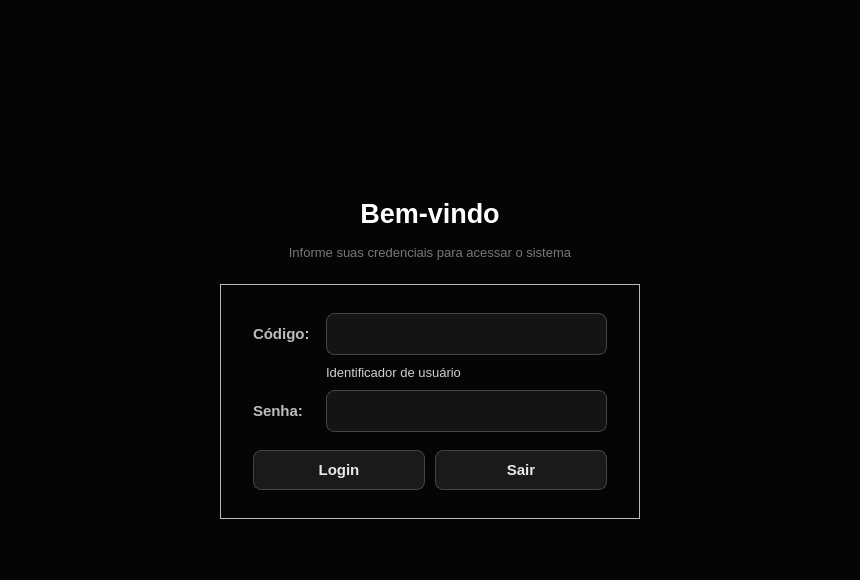
<?xml version="1.0" encoding="UTF-8"?>
<ui version="4.0">
 <class>LoginWindow</class>
 <widget class="QWidget" name="LoginWindow">
  <property name="geometry">
   <rect>
    <x>0</x>
    <y>0</y>
    <width>860</width>
    <height>580</height>
   </rect>
  </property>
  <property name="minimumSize">
   <size>
    <width>640</width>
    <height>520</height>
   </size>
  </property>
  <property name="windowTitle">
   <string>Login</string>
  </property>
  <property name="palette">
   <palette>
    <active>
     <colorrole role="WindowText">
      <brush brushstyle="SolidPattern">
       <color alpha="255">
        <red>232</red>
        <green>232</green>
        <blue>232</blue>
       </color>
      </brush>
     </colorrole>
     <colorrole role="Button">
      <brush brushstyle="SolidPattern">
       <color alpha="255">
        <red>26</red>
        <green>26</green>
        <blue>26</blue>
       </color>
      </brush>
     </colorrole>
     <colorrole role="Text">
      <brush brushstyle="SolidPattern">
       <color alpha="255">
        <red>245</red>
        <green>245</green>
        <blue>245</blue>
       </color>
      </brush>
     </colorrole>
     <colorrole role="ButtonText">
      <brush brushstyle="SolidPattern">
       <color alpha="255">
        <red>232</red>
        <green>232</green>
        <blue>232</blue>
       </color>
      </brush>
     </colorrole>
     <colorrole role="Base">
      <brush brushstyle="SolidPattern">
       <color alpha="255">
        <red>20</red>
        <green>20</green>
        <blue>20</blue>
       </color>
      </brush>
     </colorrole>
     <colorrole role="AlternateBase">
      <brush brushstyle="SolidPattern">
       <color alpha="255">
        <red>19</red>
        <green>19</green>
        <blue>19</blue>
       </color>
      </brush>
     </colorrole>
     <colorrole role="Window">
      <brush brushstyle="SolidPattern">
       <color alpha="255">
        <red>5</red>
        <green>5</green>
        <blue>5</blue>
       </color>
      </brush>
     </colorrole>
     <colorrole role="Highlight">
      <brush brushstyle="SolidPattern">
       <color alpha="255">
        <red>119</red>
        <green>119</green>
        <blue>119</blue>
       </color>
      </brush>
     </colorrole>
     <colorrole role="HighlightedText">
      <brush brushstyle="SolidPattern">
       <color alpha="255">
        <red>255</red>
        <green>255</green>
        <blue>255</blue>
       </color>
      </brush>
     </colorrole>
     <colorrole role="PlaceholderText">
      <brush brushstyle="SolidPattern">
       <color alpha="255">
        <red>119</red>
        <green>119</green>
        <blue>119</blue>
       </color>
      </brush>
     </colorrole>
    </active>
    <inactive>
     <colorrole role="WindowText">
      <brush brushstyle="SolidPattern">
       <color alpha="255">
        <red>232</red>
        <green>232</green>
        <blue>232</blue>
       </color>
      </brush>
     </colorrole>
     <colorrole role="Button">
      <brush brushstyle="SolidPattern">
       <color alpha="255">
        <red>26</red>
        <green>26</green>
        <blue>26</blue>
       </color>
      </brush>
     </colorrole>
     <colorrole role="Text">
      <brush brushstyle="SolidPattern">
       <color alpha="255">
        <red>245</red>
        <green>245</green>
        <blue>245</blue>
       </color>
      </brush>
     </colorrole>
     <colorrole role="ButtonText">
      <brush brushstyle="SolidPattern">
       <color alpha="255">
        <red>232</red>
        <green>232</green>
        <blue>232</blue>
       </color>
      </brush>
     </colorrole>
     <colorrole role="Base">
      <brush brushstyle="SolidPattern">
       <color alpha="255">
        <red>20</red>
        <green>20</green>
        <blue>20</blue>
       </color>
      </brush>
     </colorrole>
     <colorrole role="AlternateBase">
      <brush brushstyle="SolidPattern">
       <color alpha="255">
        <red>19</red>
        <green>19</green>
        <blue>19</blue>
       </color>
      </brush>
     </colorrole>
     <colorrole role="Window">
      <brush brushstyle="SolidPattern">
       <color alpha="255">
        <red>5</red>
        <green>5</green>
        <blue>5</blue>
       </color>
      </brush>
     </colorrole>
     <colorrole role="Highlight">
      <brush brushstyle="SolidPattern">
       <color alpha="255">
        <red>119</red>
        <green>119</green>
        <blue>119</blue>
       </color>
      </brush>
     </colorrole>
     <colorrole role="HighlightedText">
      <brush brushstyle="SolidPattern">
       <color alpha="255">
        <red>255</red>
        <green>255</green>
        <blue>255</blue>
       </color>
      </brush>
     </colorrole>
     <colorrole role="PlaceholderText">
      <brush brushstyle="SolidPattern">
       <color alpha="255">
        <red>119</red>
        <green>119</green>
        <blue>119</blue>
       </color>
      </brush>
     </colorrole>
    </inactive>
    <disabled>
     <colorrole role="WindowText">
      <brush brushstyle="SolidPattern">
       <color alpha="255">
        <red>102</red>
        <green>102</green>
        <blue>102</blue>
       </color>
      </brush>
     </colorrole>
     <colorrole role="Button">
      <brush brushstyle="SolidPattern">
       <color alpha="255">
        <red>26</red>
        <green>26</green>
        <blue>26</blue>
       </color>
      </brush>
     </colorrole>
     <colorrole role="Text">
      <brush brushstyle="SolidPattern">
       <color alpha="255">
        <red>102</red>
        <green>102</green>
        <blue>102</blue>
       </color>
      </brush>
     </colorrole>
     <colorrole role="ButtonText">
      <brush brushstyle="SolidPattern">
       <color alpha="255">
        <red>102</red>
        <green>102</green>
        <blue>102</blue>
       </color>
      </brush>
     </colorrole>
     <colorrole role="Base">
      <brush brushstyle="SolidPattern">
       <color alpha="255">
        <red>20</red>
        <green>20</green>
        <blue>20</blue>
       </color>
      </brush>
     </colorrole>
     <colorrole role="AlternateBase">
      <brush brushstyle="SolidPattern">
       <color alpha="255">
        <red>19</red>
        <green>19</green>
        <blue>19</blue>
       </color>
      </brush>
     </colorrole>
     <colorrole role="Window">
      <brush brushstyle="SolidPattern">
       <color alpha="255">
        <red>5</red>
        <green>5</green>
        <blue>5</blue>
       </color>
      </brush>
     </colorrole>
     <colorrole role="Highlight">
      <brush brushstyle="SolidPattern">
       <color alpha="255">
        <red>119</red>
        <green>119</green>
        <blue>119</blue>
       </color>
      </brush>
     </colorrole>
     <colorrole role="HighlightedText">
      <brush brushstyle="SolidPattern">
       <color alpha="255">
        <red>255</red>
        <green>255</green>
        <blue>255</blue>
       </color>
      </brush>
     </colorrole>
     <colorrole role="PlaceholderText">
      <brush brushstyle="SolidPattern">
       <color alpha="255">
        <red>119</red>
        <green>119</green>
        <blue>119</blue>
       </color>
      </brush>
     </colorrole>
    </disabled>
   </palette>
  </property>
  <property name="styleSheet">
   <string notr="true">#LoginWindow {
    background-color: #050505;
}

QWidget {
    font-family: "Segoe UI", "DejaVu Sans", "Noto Sans", sans-serif;
    font-size: 10pt;
}

/* ---------- Textos ---------- */
QLabel {
    color: #cfcfcf;
    background: transparent;
    font-weight: normal;
}

QLabel#lblTitulo {
    color: #ffffff;
    font-size: 18pt;
    font-weight: bold;
    padding-bottom: 10px;
    border-bottom: 1px solid #262626;
}

QLabel[role="section"] {
    color: #ffffff;
    font-size: 11pt;
    font-weight: bold;
}

QLabel[role="hint"] {
    color: #777777;
    font-size: 9pt;
}

QLabel[role="value"] {
    color: #ffffff;
    font-weight: bold;
}

QToolTip {
    background-color: #1a1a1a;
    color: #f5f5f5;
    border: 1px solid #444444;
    padding: 4px 8px;
}

/* ---------- Cartões / grupos ---------- */
QGroupBox {
    background-color: #0c0c0c;
    border: 1px solid #2a2a2a;
    border-radius: 12px;
    margin-top: 14px;
    padding: 20px 16px 14px 16px;
    color: #f2f2f2;
    font-weight: bold;
}

QGroupBox::title {
    subcontrol-origin: margin;
    subcontrol-position: top left;
    left: 14px;
    padding: 0 8px;
    color: #f2f2f2;
}

QFrame[variant="card"] {
    background-color: #0c0c0c;
    border: 1px solid #2a2a2a;
    border-radius: 12px;
}

QFrame#lineSep {
    background-color: #2a2a2a;
    border: none;
}

/* ---------- Campos de entrada ---------- */
QLineEdit,
QComboBox,
QAbstractSpinBox,
QDateEdit,
QDateTimeEdit {
    background-color: #141414;
    color: #f5f5f5;
    border: 1px solid #444444;
    border-radius: 8px;
    padding: 6px 10px;
    min-height: 22px;
    selection-background-color: #777777;
    selection-color: #ffffff;
    font-weight: normal;
}

QLineEdit:hover,
QComboBox:hover,
QAbstractSpinBox:hover,
QDateEdit:hover,
QDateTimeEdit:hover {
    border: 1px solid #666666;
}

QLineEdit:focus,
QComboBox:focus,
QAbstractSpinBox:focus,
QDateEdit:focus,
QDateTimeEdit:focus {
    border: 1px solid #d8d8d8;
    background-color: #181818;
}

QLineEdit:read-only,
QAbstractSpinBox:read-only {
    color: #bdbdbd;
}

QLineEdit:disabled,
QComboBox:disabled,
QAbstractSpinBox:disabled,
QDateEdit:disabled,
QDateTimeEdit:disabled {
    background-color: #0e0e0e;
    color: #666666;
    border: 1px solid #2a2a2a;
}

/* Campo de total (somente leitura, em destaque) */
QDoubleSpinBox[variant="total"] {
    font-size: 20pt;
    font-weight: bold;
    color: #ffffff;
    background-color: #0a0a0a;
    border: 1px solid #333333;
    padding: 8px 14px;
    min-height: 36px;
}

/* ---------- ComboBox / Data ---------- */
QComboBox {
    padding-right: 30px;
}

QComboBox::drop-down,
QDateEdit::drop-down,
QDateTimeEdit::drop-down {
    subcontrol-origin: padding;
    subcontrol-position: center right;
    width: 28px;
    border: none;
    background: transparent;
}

QComboBox::down-arrow,
QDateEdit::down-arrow,
QDateTimeEdit::down-arrow {
    image: none;
    width: 0px;
    height: 0px;
    border-left: 5px solid transparent;
    border-right: 5px solid transparent;
    border-top: 6px solid #bdbdbd;
    margin-right: 8px;
}

QComboBox QAbstractItemView {
    background-color: #141414;
    color: #f5f5f5;
    border: 1px solid #444444;
    selection-background-color: #2e2e2e;
    selection-color: #ffffff;
    outline: 0;
}

/* ---------- SpinBox com botões ---------- */
QSpinBox {
    padding-right: 26px;
}

QSpinBox::up-button {
    subcontrol-origin: border;
    subcontrol-position: top right;
    width: 22px;
    border: none;
    background: transparent;
}

QSpinBox::down-button {
    subcontrol-origin: border;
    subcontrol-position: bottom right;
    width: 22px;
    border: none;
    background: transparent;
}

QSpinBox::up-arrow {
    image: none;
    width: 0px;
    height: 0px;
    border-left: 4px solid transparent;
    border-right: 4px solid transparent;
    border-bottom: 5px solid #bdbdbd;
}

QSpinBox::down-arrow {
    image: none;
    width: 0px;
    height: 0px;
    border-left: 4px solid transparent;
    border-right: 4px solid transparent;
    border-top: 5px solid #bdbdbd;
}

/* ---------- Calendário (popup do QDateEdit) ---------- */
QCalendarWidget QWidget {
    background-color: #141414;
    color: #f5f5f5;
}

QCalendarWidget QToolButton {
    background-color: transparent;
    color: #f5f5f5;
    border: none;
    padding: 4px 8px;
}

QCalendarWidget QAbstractItemView:enabled {
    background-color: #0d0d0d;
    color: #f5f5f5;
    selection-background-color: #f2f2f2;
    selection-color: #080808;
}

QCalendarWidget QAbstractItemView:disabled {
    color: #555555;
}

/* ---------- CheckBox ---------- */
QCheckBox {
    color: #e8e8e8;
    background: transparent;
    spacing: 10px;
    font-weight: normal;
}

QCheckBox::indicator {
    width: 18px;
    height: 18px;
    border: 1px solid #555555;
    border-radius: 5px;
    background-color: #141414;
}

QCheckBox::indicator:hover {
    border: 1px solid #999999;
}

QCheckBox::indicator:checked {
    background-color: #f2f2f2;
    border: 1px solid #f2f2f2;
}

/* ---------- Botões ---------- */
QPushButton {
    background-color: #1a1a1a;
    color: #e8e8e8;
    border: 1px solid #444444;
    border-radius: 8px;
    padding: 8px 22px;
    min-height: 22px;
    min-width: 92px;
    font-weight: bold;
}

QPushButton:hover {
    background-color: #262626;
    border: 1px solid #666666;
    color: #ffffff;
}

QPushButton:pressed {
    background-color: #333333;
}

QPushButton:disabled {
    background-color: #111111;
    color: #555555;
    border: 1px solid #2a2a2a;
}

QPushButton[variant="primary"] {
    background-color: #f2f2f2;
    color: #080808;
    border: 1px solid #f2f2f2;
}

QPushButton[variant="primary"]:hover {
    background-color: #d2d2d2;
    border: 1px solid #d2d2d2;
    color: #080808;
}

QPushButton[variant="primary"]:pressed {
    background-color: #aaaaaa;
    border: 1px solid #aaaaaa;
}

QPushButton[variant="danger"] {
    background-color: transparent;
    color: #ff9494;
    border: 1px solid #6b2f2f;
}

QPushButton[variant="danger"]:hover {
    background-color: #2a1212;
    color: #ffb4b4;
    border: 1px solid #a04444;
}

QPushButton[variant="danger"]:pressed {
    background-color: #3a1818;
}

QPushButton[variant="ghost"] {
    background-color: transparent;
    color: #bdbdbd;
    border: 1px solid #333333;
}

QPushButton[variant="ghost"]:hover {
    background-color: #1a1a1a;
    color: #ffffff;
    border: 1px solid #666666;
}

/* ---------- Tabelas ---------- */
QTableWidget,
QTableView {
    background-color: #0d0d0d;
    alternate-background-color: #131313;
    color: #e8e8e8;
    gridline-color: #232323;
    border: 1px solid #2a2a2a;
    border-radius: 10px;
    selection-background-color: #2f2f2f;
    selection-color: #ffffff;
    outline: 0;
}

QTableWidget::item,
QTableView::item {
    padding: 4px 8px;
    border: none;
}

QHeaderView {
    background-color: transparent;
}

QHeaderView::section {
    background-color: #1a1a1a;
    color: #bdbdbd;
    padding: 9px 10px;
    border: none;
    border-right: 1px solid #2a2a2a;
    border-bottom: 1px solid #333333;
    font-weight: bold;
}

QTableCornerButton::section {
    background-color: #1a1a1a;
    border: none;
}

/* ---------- Barras de rolagem ---------- */
QScrollBar:vertical {
    background: transparent;
    width: 10px;
    margin: 2px;
}

QScrollBar::handle:vertical {
    background: #3a3a3a;
    border-radius: 3px;
    min-height: 28px;
}

QScrollBar::handle:vertical:hover {
    background: #5a5a5a;
}

QScrollBar:horizontal {
    background: transparent;
    height: 10px;
    margin: 2px;
}

QScrollBar::handle:horizontal {
    background: #3a3a3a;
    border-radius: 3px;
    min-width: 28px;
}

QScrollBar::handle:horizontal:hover {
    background: #5a5a5a;
}

QScrollBar::add-line,
QScrollBar::sub-line {
    width: 0px;
    height: 0px;
}

QScrollBar::add-page,
QScrollBar::sub-page {
    background: transparent;
}

/* ---------- Caixas de diálogo abertas a partir da tela ---------- */
QMessageBox,
QDialog {
    background-color: #0d0d0d;
}

QMessageBox QLabel {
    color: #f0f0f0;
}
QLabel#lblLoginTitulo {
    color: #ffffff;
    font-size: 20pt;
    font-weight: bold;
}

QLabel#lblSubtitulo {
    color: #777777;
    font-size: 10pt;
}

QLabel#label,
QLabel#label_2 {
    color: #bdbdbd;
    font-size: 11pt;
    font-weight: bold;
}

#edt_id,
#edt_senha {
    font-size: 12pt;
    padding: 9px 12px;
}

QPushButton#btn_login,
QPushButton#btn_exit {
    font-size: 11pt;
}
</string>
  </property>
  <layout class="QVBoxLayout" name="rootLayout">
   <property name="spacing">
    <number>16</number>
   </property>
   <property name="leftMargin">
    <number>28</number>
   </property>
   <property name="topMargin">
    <number>22</number>
   </property>
   <property name="rightMargin">
    <number>28</number>
   </property>
   <property name="bottomMargin">
    <number>22</number>
   </property>
   <item>
    <spacer name="spacer_3">
     <property name="orientation">
      <enum>Qt::Vertical</enum>
     </property>
     <property name="sizeHint" stdset="0">
      <size>
       <width>40</width>
       <height>20</height>
      </size>
     </property>
    </spacer>
   </item>
   <item>
    <layout class="QHBoxLayout" name="lay_6">
     <property name="leftMargin">
      <number>0</number>
     </property>
     <property name="topMargin">
      <number>0</number>
     </property>
     <property name="rightMargin">
      <number>0</number>
     </property>
     <property name="bottomMargin">
      <number>0</number>
     </property>
     <item>
      <spacer name="spacer_4">
       <property name="orientation">
        <enum>Qt::Horizontal</enum>
       </property>
       <property name="sizeHint" stdset="0">
        <size>
         <width>40</width>
         <height>20</height>
        </size>
       </property>
      </spacer>
     </item>
     <item>
      <widget class="QLabel" name="label_4">
       <property name="text">
        <string />
       </property>
       <property name="alignment">
        <set>Qt::AlignCenter</set>
       </property>
       <property name="minimumSize">
        <size>
         <width>131</width>
         <height>121</height>
        </size>
       </property>
       <property name="maximumSize">
        <size>
         <width>131</width>
         <height>121</height>
        </size>
       </property>
       <property name="scaledContents">
        <bool>true</bool>
       </property>
       <property name="pixmap">
        <pixmap resource="ArquivosDeRecursos.qrc">:/imagens/images/logoBG.png</pixmap>
       </property>
      </widget>
     </item>
     <item>
      <spacer name="spacer_5">
       <property name="orientation">
        <enum>Qt::Horizontal</enum>
       </property>
       <property name="sizeHint" stdset="0">
        <size>
         <width>40</width>
         <height>20</height>
        </size>
       </property>
      </spacer>
     </item>
    </layout>
   </item>
   <item>
    <widget class="QLabel" name="lblLoginTitulo">
     <property name="text">
      <string>Bem-vindo</string>
     </property>
     <property name="alignment">
      <set>Qt::AlignCenter</set>
     </property>
    </widget>
   </item>
   <item>
    <widget class="QLabel" name="lblSubtitulo">
     <property name="text">
      <string>Informe suas credenciais para acessar o sistema</string>
     </property>
     <property name="alignment">
      <set>Qt::AlignCenter</set>
     </property>
     <property name="role" stdset="0">
      <string>hint</string>
     </property>
    </widget>
   </item>
   <item>
    <layout class="QHBoxLayout" name="lay_9">
     <property name="leftMargin">
      <number>0</number>
     </property>
     <property name="topMargin">
      <number>8</number>
     </property>
     <property name="rightMargin">
      <number>0</number>
     </property>
     <property name="bottomMargin">
      <number>0</number>
     </property>
     <item>
      <spacer name="spacer_7">
       <property name="orientation">
        <enum>Qt::Horizontal</enum>
       </property>
       <property name="sizeHint" stdset="0">
        <size>
         <width>40</width>
         <height>20</height>
        </size>
       </property>
      </spacer>
     </item>
     <item>
      <widget class="QFrame" name="cardLogin">
       <property name="variant" stdset="0">
        <string>card</string>
       </property>
       <property name="frameShape">
        <enum>QFrame::StyledPanel</enum>
       </property>
       <property name="minimumSize">
        <size>
         <width>420</width>
         <height>0</height>
        </size>
       </property>
       <property name="maximumSize">
        <size>
         <width>480</width>
         <height>16777215</height>
        </size>
       </property>
       <layout class="QGridLayout" name="lay_2">
        <property name="horizontalSpacing">
         <number>16</number>
        </property>
        <property name="verticalSpacing">
         <number>10</number>
        </property>
        <property name="leftMargin">
         <number>32</number>
        </property>
        <property name="topMargin">
         <number>28</number>
        </property>
        <property name="rightMargin">
         <number>32</number>
        </property>
        <property name="bottomMargin">
         <number>28</number>
        </property>
        <item row="0" column="0">
         <widget class="QLabel" name="label">
          <property name="text">
           <string>Código:</string>
          </property>
         </widget>
        </item>
        <item row="0" column="1">
         <widget class="QLineEdit" name="edt_id" />
        </item>
        <item row="1" column="1">
         <widget class="QLabel" name="label_3">
          <property name="text">
           <string>Identificador de usuário</string>
          </property>
          <property name="role" stdset="0">
           <string>hint</string>
          </property>
         </widget>
        </item>
        <item row="2" column="0">
         <widget class="QLabel" name="label_2">
          <property name="text">
           <string>Senha:</string>
          </property>
         </widget>
        </item>
        <item row="2" column="1">
         <widget class="QLineEdit" name="edt_senha">
          <property name="echoMode">
           <enum>QLineEdit::Password</enum>
          </property>
         </widget>
        </item>
        <item row="3" column="0" colspan="2">
         <layout class="QHBoxLayout" name="lay_1">
          <property name="spacing">
           <number>10</number>
          </property>
          <property name="leftMargin">
           <number>0</number>
          </property>
          <property name="topMargin">
           <number>8</number>
          </property>
          <property name="rightMargin">
           <number>0</number>
          </property>
          <property name="bottomMargin">
           <number>0</number>
          </property>
          <item>
           <widget class="QPushButton" name="btn_login">
            <property name="text">
             <string>Login</string>
            </property>
            <property name="variant" stdset="0">
             <string>primary</string>
            </property>
            <property name="cursor">
             <cursorShape>PointingHandCursor</cursorShape>
            </property>
           </widget>
          </item>
          <item>
           <widget class="QPushButton" name="btn_exit">
            <property name="text">
             <string>Sair</string>
            </property>
            <property name="variant" stdset="0">
             <string>ghost</string>
            </property>
            <property name="cursor">
             <cursorShape>PointingHandCursor</cursorShape>
            </property>
           </widget>
          </item>
         </layout>
        </item>
       </layout>
      </widget>
     </item>
     <item>
      <spacer name="spacer_8">
       <property name="orientation">
        <enum>Qt::Horizontal</enum>
       </property>
       <property name="sizeHint" stdset="0">
        <size>
         <width>40</width>
         <height>20</height>
        </size>
       </property>
      </spacer>
     </item>
    </layout>
   </item>
   <item>
    <spacer name="spacer_10">
     <property name="orientation">
      <enum>Qt::Vertical</enum>
     </property>
     <property name="sizeHint" stdset="0">
      <size>
       <width>40</width>
       <height>20</height>
      </size>
     </property>
    </spacer>
   </item>
  </layout>
 </widget>
 <resources>
  <include location="ArquivosDeRecursos.qrc" />
 </resources>
 <connections />
</ui>
